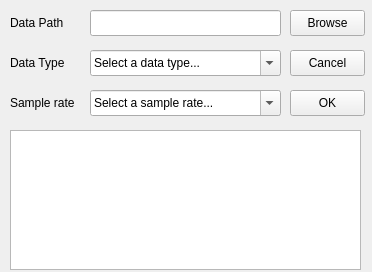
<?xml version="1.0" encoding="UTF-8"?>
<ui version="4.0">
 <class>import_settings</class>
 <widget class="QMainWindow" name="import_settings">
  <property name="geometry">
   <rect>
    <x>0</x>
    <y>0</y>
    <width>372</width>
    <height>272</height>
   </rect>
  </property>
  <property name="windowTitle">
   <string notr="true">Arc NeuroWave Visualizer</string>
  </property>
  <widget class="QWidget" name="centralwidget">
   <widget class="QLabel" name="label_path">
    <property name="geometry">
     <rect>
      <x>10</x>
      <y>10</y>
      <width>71</width>
      <height>26</height>
     </rect>
    </property>
    <property name="text">
     <string>Data Path</string>
    </property>
   </widget>
   <widget class="QLineEdit" name="lineEdit_path">
    <property name="geometry">
     <rect>
      <x>90</x>
      <y>10</y>
      <width>191</width>
      <height>26</height>
     </rect>
    </property>
   </widget>
   <widget class="QPushButton" name="pushButton_browse">
    <property name="geometry">
     <rect>
      <x>290</x>
      <y>10</y>
      <width>75</width>
      <height>26</height>
     </rect>
    </property>
    <property name="text">
     <string>Browse</string>
    </property>
   </widget>
   <widget class="QComboBox" name="comboBox_2">
    <property name="geometry">
     <rect>
      <x>90</x>
      <y>50</y>
      <width>191</width>
      <height>26</height>
     </rect>
    </property>
    <property name="editable">
     <bool>true</bool>
    </property>
    <property name="currentText">
     <string>Select a data type...</string>
    </property>
   </widget>
   <widget class="QLabel" name="label">
    <property name="geometry">
     <rect>
      <x>10</x>
      <y>50</y>
      <width>71</width>
      <height>26</height>
     </rect>
    </property>
    <property name="text">
     <string>Data Type</string>
    </property>
    <property name="wordWrap">
     <bool>false</bool>
    </property>
   </widget>
   <widget class="QLabel" name="label_2">
    <property name="geometry">
     <rect>
      <x>10</x>
      <y>90</y>
      <width>71</width>
      <height>26</height>
     </rect>
    </property>
    <property name="text">
     <string>Sample rate</string>
    </property>
   </widget>
   <widget class="QComboBox" name="comboBox">
    <property name="geometry">
     <rect>
      <x>90</x>
      <y>90</y>
      <width>191</width>
      <height>26</height>
     </rect>
    </property>
    <property name="editable">
     <bool>true</bool>
    </property>
    <property name="currentText">
     <string notr="true">Select a sample rate...</string>
    </property>
    <property name="maxVisibleItems">
     <number>9</number>
    </property>
   </widget>
   <widget class="QPushButton" name="pushButton">
    <property name="geometry">
     <rect>
      <x>290</x>
      <y>90</y>
      <width>75</width>
      <height>26</height>
     </rect>
    </property>
    <property name="text">
     <string>OK</string>
    </property>
   </widget>
   <widget class="QPushButton" name="pushButton_2">
    <property name="geometry">
     <rect>
      <x>290</x>
      <y>50</y>
      <width>75</width>
      <height>26</height>
     </rect>
    </property>
    <property name="text">
     <string>Cancel</string>
    </property>
   </widget>
   <widget class="QTextEdit" name="textEdit_log">
    <property name="geometry">
     <rect>
      <x>10</x>
      <y>130</y>
      <width>351</width>
      <height>140</height>
     </rect>
    </property>
    <property name="verticalScrollBarPolicy">
     <enum>Qt::ScrollBarAsNeeded</enum>
    </property>
    <property name="readOnly">
     <bool>true</bool>
    </property>
   </widget>
  </widget>
 </widget>
 <resources/>
 <connections/>
</ui>
